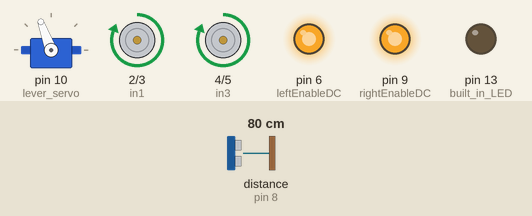
This sketch was run on a simulated Arduino Uno, built with avr-gcc and run on an emulated ATmega328P. Parts: servo, motor-driver pin pairs drawn as motors (green arrow = first pin HIGH = forward, orange = second pin HIGH = backward, longer = more drive), output pins drawn as LEDs (lit = HIGH). Wiring (inferred from the names in the program): ultrasonic range finder: trigger pin 7; echo pin 8. The test bench sets the inputs (shaded band); at power-on: distance to the obstacle (sensor on pin 8) 80 cm. The echo pulse lasts 58.3 µs per cm; pins used as bus, display or sensor lines are not drawn.

Above: at 1.47 s.
1.5 s: distance to the obstacle (sensor on pin 8) set to 18 cm
4.5 s: distance to the obstacle (sensor on pin 8) set to 14 cm
At 5.2 s:
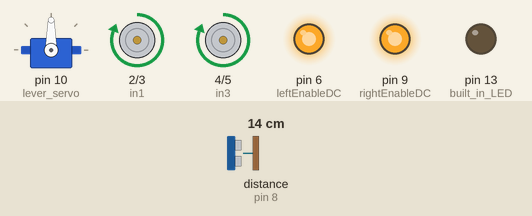
At 7.52 s:
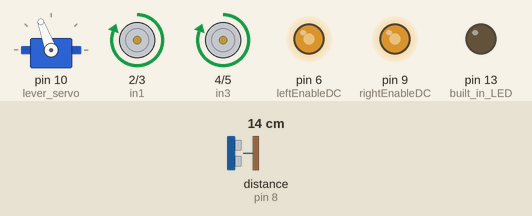
Timing chart, 0 to 15.0 s (numbered marks = the images above; inputs shaded):
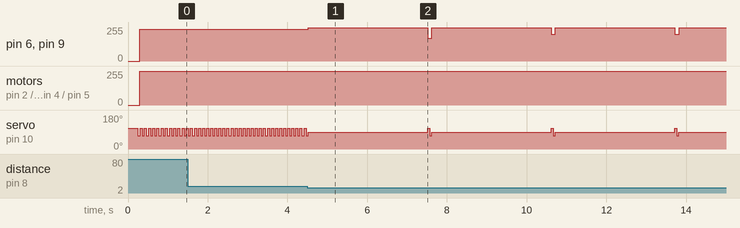

The sketch:

sumo2.ino
```cpp
#define speedSoundMicro 0.034
#include <Servo.h> //library. contains commands for controlling the servo
Servo lever_servo;

int trigPin = 7; //digital trigger pin *
int echoPin = 8; //digital echo pin *
int leftEnableDC = 6; //pwm
int rightEnableDC = 9; //pwm *
int in1 = 2; //digital
int in2 = 3; //digital
int in3 = 4; //digital
int in4 = 5; //digital
int pos = 0; // variable to control servo position
int updateInterval = 15;
int increment = 1;
int servoPin = 10;

volatile int rearInterrupt = 0;
volatile int frontInterrupt = 1;
volatile int wentForward = 0;
volatile int wentBackward = 0;

unsigned long currentMillis;
unsigned long UDetectMillis;
unsigned long interval_charge = 3000; //charge for 3 seconds
int motorstate = 0;

void setup() {

  //pins for ultrasonic sensor
  pinMode(trigPin,OUTPUT);
  pinMode(echoPin,INPUT);

  //pins for motor controller
  pinMode(leftEnableDC,OUTPUT);
  pinMode(rightEnableDC,OUTPUT);

  pinMode(in1,OUTPUT);
  pinMode(in2,OUTPUT);
  pinMode(in3,OUTPUT);
  pinMode(in4,OUTPUT);

  //interrupts
  pinMode(frontInterrupt, INPUT_PULLUP);
  attachInterrupt(digitalPinToInterrupt(frontInterrupt),goBackward, RISING); //pin 1 IR

  pinMode(rearInterrupt, INPUT_PULLUP);
  attachInterrupt(digitalPinToInterrupt(rearInterrupt),goForward, RISING); //pin 0 IR

  //servo
  lever_servo.attach(10);

  //debugging
  pinMode(13, OUTPUT); //built in LED
  Serial.begin(9600); //serial communication

  //delay(3000); //3 seconds at start of battle
  //at start move arm from starting position to battle position
  lever_servo.write(110); //rotates arm down
  delay(200); //time to reach parallel to ramp

}

//Ultrasonic sensor function
int ultrasonicFunction()
{

  long duration;
  int distance; //robot distance ~10cm

  digitalWrite(trigPin,LOW);
  delayMicroseconds(2);

  digitalWrite(trigPin,HIGH);
  delayMicroseconds(10); //creates the sound wave to hit other robot
  digitalWrite(trigPin,LOW);

  duration = pulseIn(echoPin,HIGH); //timing of pulse. from sending ping to getting echo off object
  distance = duration*speedSoundMicro/2; //in cm

  return distance;
}

//IR line tracer sensor function. 0 = white. 1 = black
void ringDetect()
{
  int IRsensorRear = digitalRead(rearInterrupt); //interrupt pin 0
  int IRsensorFront = digitalRead(frontInterrupt); //interrupt pin 1
}

//function for the motor controller
void motor(int pin1,int pin2,int rightSpeed, int leftSpeed)
{
  if (pin1 == 1) {
    analogWrite(leftEnableDC,leftSpeed);
    digitalWrite(in1,HIGH); //forward
    digitalWrite(in2,LOW);
  }
  else
  {
    analogWrite(leftEnableDC,leftSpeed);
    digitalWrite(in1,LOW);
    digitalWrite(in2,HIGH);
  }

  if (pin2 == 1) {
    analogWrite(rightEnableDC,rightSpeed);
    digitalWrite(in3,HIGH);
    digitalWrite(in4,LOW);
  }
  else
  {
    analogWrite(rightEnableDC,rightSpeed);
    digitalWrite(in3,LOW);
    digitalWrite(in4,HIGH);
  }
}

//main function during battle!!
void loop() {

  lever_servo.write(110); //rotates arm down
  delay(50); //time to reach parallel to ramp
  lever_servo.write(70); //rotates arm down
  delay(50); //time to reach parallel to ramp
  lever_servo.write(90);

  motor(1,1,240,240);//normal speed. when inside ring

    if (wentBackward == 1) {
        wentBackward = 0;
        motor(1,0,180,180);
        delay(550);
    }

    if (wentForward == 1) {
        wentForward = 0;
        motor(1,0,180,180);
        delay(550);
    }

    if (ultrasonicFunction() <= 15) { //Detects another robot near
      UDetectMillis = millis(); //snapshot of time
      motorstate = 1;
      //steer(); //motorized lever lifts up and resets
      motor(1,1,250,250);
      delay(3000);
    }
    if (motorstate == 1) {
      if ((millis() - UDetectMillis) > interval_charge) {
        motor(1,1,170,170); //return back to normal speed
        motorstate = 0;
      } else {
        motor(1,1,200,200);
      }
   }
}

void goForward()
{
   motor(1,1,160,160);
   delayMicroseconds(2000);
   wentForward = 1;
}

void goBackward()
{
   motor(0,0,160,160);
   delayMicroseconds(2000);
   wentBackward = 1;
}

void steer()
{
  lever_servo.write(70); //spin lever up
  delay(600);
  //lever_servo.write(110); //spin lever down
  //delay(550);
}
```

Measured:
- the behaviour switches between 17 and 16 cm on distance to the obstacle (sensor on pin 8) (found by bisection; images 0 and 1)
- after the input at 4.5 s, pin 6 (leftEnableDC), pin 9 (rightEnableDC): 240/255 → 250/255 at once, → 170/255 3.0 s later, → 250/255 0.10 s later, → 200/255 3.0 s later, … (7 changes in this stretch)
- by itself, servo on pin 10 (lever_servo): repeats every 3.1 s: 110° 0.05 s, 70° 0.05 s, 90° 3.0 s
